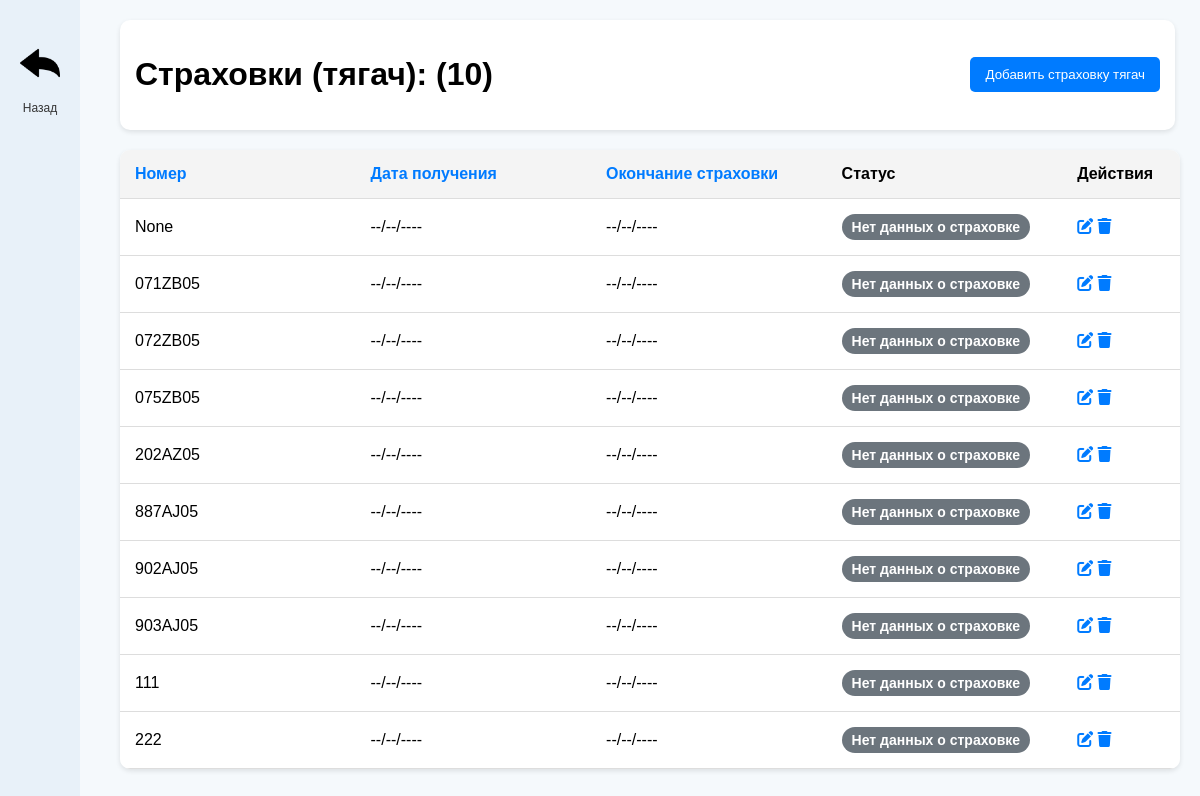
The app's page /truck/ with its own data.
### visas/models.py (models this page shows, shortened)
class TruckInsurance(models.Model):
    truck_number = models.OneToOneField(CarNumber, on_delete=models.CASCADE, unique=True, verbose_name="Машина", blank=True, null=True)
    insurance_issue_date = models.DateField(null=True, blank=True, verbose_name="Дата получения страховки")
    insurance_expiry_date = models.DateField(null=True, blank=True, verbose_name="Дата окончания страховки")
    def insurance_status(self):
        if not self.insurance_expiry_date:
            return "Нет данных о страховке"
    def insurance_status_text(self):
        if not self.insurance_expiry_date:
            return "Нет данных о страховке"

class CarNumber(models.Model):
    number = models.CharField(max_length=20, unique=True, verbose_name="Номер машины")
    def __str__(self):
        return self.number

### visas/views.py (the view)
# urls.py: path('truck/', truck_insurance_list, name='truck_insurance_list'),
def truck_insurance_list(request):
    sort_field = request.GET.get('sort', 'truck_number')
    sort_order = request.GET.get('order', 'asc')
    insurances = TruckInsurance.objects.all()
    truck_number_filter = request.GET.get('truck_number')
    if truck_number_filter:
        insurances = insurances.filter(truck_number__icontains=truck_number_filter)
    insurance_issue_date_filter = request.GET.get('insurance_issue_date')
    if insurance_issue_date_filter:
        insurances = insurances.filter(insurance_issue_date__lte=insurance_issue_date_filter)
    insurance_expiry_date_filter = request.GET.get('insurance_expiry_date')
    if insurance_expiry_date_filter:
        insurances = insurances.filter(insurance_expiry_date__lte=insurance_expiry_date_filter)
    if sort_field == 'truck_number':
        if sort_order == 'asc':
            insurances = insurances.order_by('truck_number')
        else:
            insurances = insurances.order_by('-truck_number')
    elif sort_field == 'insurance_expiry_date':
        if sort_order == 'asc':
            insurances = insurances.order_by('insurance_expiry_date')
        else:
            insurances = insurances.order_by('-insurance_expiry_date')
    elif sort_field == 'insurance_issue_date':
        if sort_order == 'asc':
            insurances = insurances.order_by('insurance_issue_date')
        else:
            insurances = insurances.order_by('-insurance_issue_date')
    return render(request, 'visas/truck_insurance_list.html', {'insurances': insurances, 'sort_field': sort_field, 'sort_order': sort_order})

### visas/templates/visas/truck_insurance_list.html (shortened to what this page needs)
<!DOCTYPE html>
<html lang="ru">
<head>
    {% load static %}
    <link rel="stylesheet" href="https://cdnjs.cloudflare.com/ajax/libs/font-awesome/6.0.0/css/all.min.css">
</head>
<body>
    <div class="container">
        <div class="sidebar">
            <a href="{% url 'index' %}">
                <img src="{% static 'images/back_icon.png' %}" alt="Люди и Машины">
                <span>Назад</span>
            </a>
        </div>
        <div class="content">
            <div class="header">
                <h1>Страховки (тягач): ({{ insurances.count }})</h1>
                <a href="{% url 'truck_insurance_create' %}"><button class="btn">Добавить страховку тягач</button></a>
            </div>
            <div class="table-container">
                <table>
                    <thead>
                        <tr>
                            <th style="width: 20%;"><a href="?sort=truck_number&order={% if sort_order == 'asc' %}desc{% else %}asc{% endif %}">Номер</a></th>
                            <th style="width: 20%;"><a href="?sort=insurance_issue_date&order={% if sort_order == 'asc' %}desc{% else %}asc{% endif %}">Дата получения</a></th>
                            <th style="width: 20%;"><a href="?sort=insurance_expiry_date&order={% if sort_order == 'asc' %}desc{% else %}asc{% endif %}">Окончание страховки</a></th>
                            <th style="width: 20%;">Статус</th>
                            <th style="width: 10%;">Действия</th>
                        </tr>
                    </thead>
                    <tbody>
                        {% for insurance in insurances %}
                        <tr>
                            <td>{{ insurance.truck_number }}</td>
                            <td>{{ insurance.insurance_issue_date|date:"d/m/Y"|default:"--/--/----" }}</td>
                            <td>{{ insurance.insurance_expiry_date|date:"d/m/Y"|default:"--/--/----" }}</td>
                            <td>
                                <div class="status {% if insurance.insurance_status == 'green' %}green{% elif insurance.insurance_status == 'yellow' %}yellow{% elif insurance.insurance_status == 'red' %}red{% else %}gray{% endif %}">
                                    {{ insurance.insurance_status_text }}
                                </div>
                            </td>
                            <td class="actions">
                                <a href="{% url 'truck_insurance_update' insurance.pk %}"><i class="fas fa-edit"></i></a>
                                <a href="{% url 'truck_insurance_delete' insurance.pk %}"><i class="fas fa-trash"></i></a>
                            </td>
                        </tr>
                        {% endfor %}
                    </tbody>
                </table>
            </div>
        </div>
    </div>
</body>
</html>

### visas/templates/visas/truck_insurance_list.html (style rules this page uses)
body { font-family: Arial, sans-serif; margin: 0; padding: 0; background-color: #f5f9fc; }
.container { display: flex; position: relative; }
.sidebar { width: 80px; background-color: #e8f1f9; height: 100vh; display: flex; flex-direction: column; align-items: center; padding-top: 20px; position: fixed; top: 0; left: 0; z-index: 1000; }
.sidebar a { margin: 15px 0; color: #333; font-size: 20px; text-decoration: none; display: flex; align-items: center; justify-content: center; width: 60px; height: 60px; border-radius: 12px; transition: background 0.3s; position: relative; }
.sidebar a img { width: 40px; height: 40px; margin-bottom: 5px; }
.sidebar a span { font-size: 12px; position: absolute; bottom: -20px; left: 50%; transform: translateX(-50%); color: #333; }
.content { flex-grow: 1; padding: 20px; margin-left: 100px; }
.header { position: sticky; top: 0; left: 100px; width: calc(100% - 35px); display: flex; justify-content: space-between; align-items: center; background-color: white; padding: 15px; border-radius: 10px; box-shadow: 0px 2px 5px rgba(0, 0, 0, 0.1); z-index: 999; }
.btn { background-color: #007bff; color: white; border: none; padding: 10px 15px; border-radius: 5px; cursor: pointer; text-decoration: none; }
table { width: 100%; border-collapse: collapse; margin-top: 20px; background: white; border-radius: 10px; overflow: hidden; box-shadow: 0px 2px 5px rgba(0,0,0,0.1); }
th, td { padding: 15px; border-bottom: 1px solid #ddd; text-align: left; }
th { background-color: #f4f4f4; }
.status { padding: 5px 10px; border-radius: 15px; font-size: 14px; font-weight: bold; text-align: center; display: inline-block; width: auto; }
.gray { background-color: #6c757d; color: white; }
a { text-decoration: none; color: inherit; }
th a, td a i { color: #007bff; transition: color 0.3s; }

### records on screen
TruckInsurance: truck_number "None", insurance_issue_date "--/--/----", insurance_expiry_date "--/--/----", insurance_status_text "Нет данных о страховке"
TruckInsurance: truck_number "071ZB05", insurance_issue_date "--/--/----", insurance_expiry_date "--/--/----", insurance_status_text "Нет данных о страховке"
TruckInsurance: truck_number "072ZB05", insurance_issue_date "--/--/----", insurance_expiry_date "--/--/----", insurance_status_text "Нет данных о страховке"
TruckInsurance: truck_number "075ZB05", insurance_issue_date "--/--/----", insurance_expiry_date "--/--/----", insurance_status_text "Нет данных о страховке"
TruckInsurance: truck_number "202AZ05", insurance_issue_date "--/--/----", insurance_expiry_date "--/--/----", insurance_status_text "Нет данных о страховке"
TruckInsurance: truck_number "887AJ05", insurance_issue_date "--/--/----", insurance_expiry_date "--/--/----", insurance_status_text "Нет данных о страховке"
TruckInsurance: truck_number "902AJ05", insurance_issue_date "--/--/----", insurance_expiry_date "--/--/----", insurance_status_text "Нет данных о страховке"
TruckInsurance: truck_number "903AJ05", insurance_issue_date "--/--/----", insurance_expiry_date "--/--/----", insurance_status_text "Нет данных о страховке"
TruckInsurance: truck_number "111", insurance_issue_date "--/--/----", insurance_expiry_date "--/--/----", insurance_status_text "Нет данных о страховке"
TruckInsurance: truck_number "222", insurance_issue_date "--/--/----", insurance_expiry_date "--/--/----", insurance_status_text "Нет данных о страховке"

### other values on screen
{{ insurances.count }} "10"
